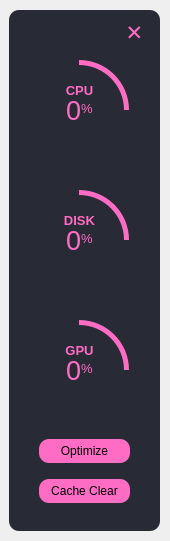
<?xml version="1.0" encoding="UTF-8"?>
<ui version="4.0">
 <class>MainWindow</class>
 <widget class="QMainWindow" name="MainWindow">
  <property name="geometry">
   <rect>
    <x>0</x>
    <y>0</y>
    <width>170</width>
    <height>541</height>
   </rect>
  </property>
  <property name="windowTitle">
   <string>MainWindow</string>
  </property>
  <widget class="QWidget" name="centralwidget">
   <widget class="QFrame" name="gui">
    <property name="geometry">
     <rect>
      <x>9</x>
      <y>10</y>
      <width>151</width>
      <height>521</height>
     </rect>
    </property>
    <property name="styleSheet">
     <string notr="true">QFrame{
background-color : #282A36;
border-radius : 10px;
}</string>
    </property>
    <property name="frameShape">
     <enum>QFrame::NoFrame</enum>
    </property>
    <property name="frameShadow">
     <enum>QFrame::Plain</enum>
    </property>
    <widget class="QFrame" name="CircularProgressBar_CPU">
     <property name="geometry">
      <rect>
       <x>10</x>
       <y>40</y>
       <width>120</width>
       <height>120</height>
      </rect>
     </property>
     <property name="frameShape">
      <enum>QFrame::NoFrame</enum>
     </property>
     <property name="frameShadow">
      <enum>QFrame::Raised</enum>
     </property>
     <widget class="QFrame" name="CircularProgress_CPU">
      <property name="geometry">
       <rect>
        <x>10</x>
        <y>10</y>
        <width>100</width>
        <height>100</height>
       </rect>
      </property>
      <property name="styleSheet">
       <string notr="true">QFrame{
	border-radius:50px;
	background-color: qconicalgradient(cx:0.5, cy:0.5, angle:90, stop:0.749 rgba(255, 85, 141, 0), stop:0.750 rgba(255, 108, 196, 255));
}
</string>
      </property>
      <property name="frameShape">
       <enum>QFrame::NoFrame</enum>
      </property>
      <property name="frameShadow">
       <enum>QFrame::Raised</enum>
      </property>
     </widget>
     <widget class="QFrame" name="container_CPU">
      <property name="geometry">
       <rect>
        <x>15</x>
        <y>15</y>
        <width>90</width>
        <height>90</height>
       </rect>
      </property>
      <property name="autoFillBackground">
       <bool>false</bool>
      </property>
      <property name="styleSheet">
       <string notr="true">QFrame{
	border-radius: 45px;
	background-color: rgb(40, 42, 54);
}</string>
      </property>
      <property name="frameShape">
       <enum>QFrame::NoFrame</enum>
      </property>
      <property name="frameShadow">
       <enum>QFrame::Raised</enum>
      </property>
      <widget class="QLabel" name="heading_CPU">
       <property name="geometry">
        <rect>
         <x>0</x>
         <y>10</y>
         <width>91</width>
         <height>31</height>
        </rect>
       </property>
       <property name="font">
        <font>
         <pointsize>10</pointsize>
        </font>
       </property>
       <property name="styleSheet">
        <string notr="true">color:rgb(255, 108, 196);
background-color: none;</string>
       </property>
       <property name="text">
        <string>&lt;html&gt;&lt;head/&gt;&lt;body&gt;&lt;p align=&quot;center&quot;&gt;&lt;span style=&quot; font-weight:700;&quot;&gt;CPU&lt;/span&gt;&lt;/p&gt;&lt;/body&gt;&lt;/html&gt;</string>
       </property>
      </widget>
      <widget class="QLabel" name="progress_CPU">
       <property name="geometry">
        <rect>
         <x>0</x>
         <y>30</y>
         <width>91</width>
         <height>31</height>
        </rect>
       </property>
       <property name="font">
        <font>
         <pointsize>48</pointsize>
         <bold>false</bold>
        </font>
       </property>
       <property name="styleSheet">
        <string notr="true">background-color: none; color:rgb(255, 108, 196);</string>
       </property>
       <property name="text">
        <string>&lt;!DOCTYPE HTML PUBLIC &quot;-//W3C//DTD HTML 4.0//EN&quot; &quot;http://www.w3.org/TR/REC-html40/strict.dtd&quot;&gt;
&lt;html&gt;&lt;head&gt;&lt;meta name=&quot;qrichtext&quot; content=&quot;1&quot; /&gt;&lt;meta charset=&quot;utf-8&quot; /&gt;&lt;style type=&quot;text/css&quot;&gt;
p, li { white-space: pre-wrap; }
hr { height: 1px; border-width: 0; }
li.unchecked::marker { content: &quot;\2610&quot;; }
li.checked::marker { content: &quot;\2612&quot;; }
&lt;/style&gt;&lt;/head&gt;&lt;body style=&quot; font-family:'Segoe UI'; font-size:48pt; font-weight:400; font-style:normal;&quot;&gt;
&lt;p align=&quot;center&quot; style=&quot; margin-top:0px; margin-bottom:0px; margin-left:0px; margin-right:0px; -qt-block-indent:0; text-indent:0px;&quot;&gt;&lt;span style=&quot; font-size:20pt;&quot;&gt;0&lt;/span&gt;&lt;span style=&quot; font-size:16pt; vertical-align:super;&quot;&gt;%&lt;/span&gt;&lt;/p&gt;&lt;/body&gt;&lt;/html&gt;</string>
       </property>
       <property name="alignment">
        <set>Qt::AlignLeading|Qt::AlignLeft|Qt::AlignTop</set>
       </property>
      </widget>
     </widget>
    </widget>
    <widget class="QFrame" name="CircularProgressBar_DISK">
     <property name="geometry">
      <rect>
       <x>10</x>
       <y>170</y>
       <width>120</width>
       <height>120</height>
      </rect>
     </property>
     <property name="frameShape">
      <enum>QFrame::NoFrame</enum>
     </property>
     <property name="frameShadow">
      <enum>QFrame::Raised</enum>
     </property>
     <widget class="QFrame" name="CircularProgress_DISK">
      <property name="geometry">
       <rect>
        <x>10</x>
        <y>10</y>
        <width>100</width>
        <height>100</height>
       </rect>
      </property>
      <property name="styleSheet">
       <string notr="true">QFrame{
	border-radius:50px;
	background-color: qconicalgradient(cx:0.5, cy:0.5, angle:90, stop:0.749 rgba(255, 85, 141, 0), stop:0.750 rgba(255, 108, 196, 255));
}
</string>
      </property>
      <property name="frameShape">
       <enum>QFrame::NoFrame</enum>
      </property>
      <property name="frameShadow">
       <enum>QFrame::Raised</enum>
      </property>
     </widget>
     <widget class="QFrame" name="container_DISK">
      <property name="geometry">
       <rect>
        <x>15</x>
        <y>15</y>
        <width>90</width>
        <height>90</height>
       </rect>
      </property>
      <property name="autoFillBackground">
       <bool>false</bool>
      </property>
      <property name="styleSheet">
       <string notr="true">QFrame{
	border-radius: 45px;
	background-color: rgb(40, 42, 54);
}</string>
      </property>
      <property name="frameShape">
       <enum>QFrame::NoFrame</enum>
      </property>
      <property name="frameShadow">
       <enum>QFrame::Raised</enum>
      </property>
      <widget class="QLabel" name="heading_DISK">
       <property name="geometry">
        <rect>
         <x>0</x>
         <y>10</y>
         <width>91</width>
         <height>31</height>
        </rect>
       </property>
       <property name="font">
        <font>
         <pointsize>10</pointsize>
        </font>
       </property>
       <property name="styleSheet">
        <string notr="true">color:rgb(255, 108, 196);
background-color: none;</string>
       </property>
       <property name="text">
        <string>&lt;html&gt;&lt;head/&gt;&lt;body&gt;&lt;p align=&quot;center&quot;&gt;&lt;span style=&quot; font-weight:700;&quot;&gt;DISK&lt;/span&gt;&lt;/p&gt;&lt;/body&gt;&lt;/html&gt;</string>
       </property>
      </widget>
      <widget class="QLabel" name="progress_DISK">
       <property name="geometry">
        <rect>
         <x>0</x>
         <y>30</y>
         <width>91</width>
         <height>31</height>
        </rect>
       </property>
       <property name="font">
        <font>
         <pointsize>48</pointsize>
         <bold>false</bold>
        </font>
       </property>
       <property name="styleSheet">
        <string notr="true">background-color: none; color:rgb(255, 108, 196);</string>
       </property>
       <property name="text">
        <string>&lt;!DOCTYPE HTML PUBLIC &quot;-//W3C//DTD HTML 4.0//EN&quot; &quot;http://www.w3.org/TR/REC-html40/strict.dtd&quot;&gt;
&lt;html&gt;&lt;head&gt;&lt;meta name=&quot;qrichtext&quot; content=&quot;1&quot; /&gt;&lt;meta charset=&quot;utf-8&quot; /&gt;&lt;style type=&quot;text/css&quot;&gt;
p, li { white-space: pre-wrap; }
hr { height: 1px; border-width: 0; }
li.unchecked::marker { content: &quot;\2610&quot;; }
li.checked::marker { content: &quot;\2612&quot;; }
&lt;/style&gt;&lt;/head&gt;&lt;body style=&quot; font-family:'Segoe UI'; font-size:48pt; font-weight:400; font-style:normal;&quot;&gt;
&lt;p align=&quot;center&quot; style=&quot; margin-top:0px; margin-bottom:0px; margin-left:0px; margin-right:0px; -qt-block-indent:0; text-indent:0px;&quot;&gt;&lt;span style=&quot; font-size:20pt;&quot;&gt;0&lt;/span&gt;&lt;span style=&quot; font-size:16pt; vertical-align:super;&quot;&gt;%&lt;/span&gt;&lt;/p&gt;&lt;/body&gt;&lt;/html&gt;</string>
       </property>
       <property name="alignment">
        <set>Qt::AlignLeading|Qt::AlignLeft|Qt::AlignTop</set>
       </property>
      </widget>
     </widget>
    </widget>
    <widget class="QFrame" name="CircularProgressBar_GPU">
     <property name="geometry">
      <rect>
       <x>10</x>
       <y>300</y>
       <width>120</width>
       <height>120</height>
      </rect>
     </property>
     <property name="frameShape">
      <enum>QFrame::NoFrame</enum>
     </property>
     <property name="frameShadow">
      <enum>QFrame::Raised</enum>
     </property>
     <widget class="QFrame" name="CircularProgress_GPU">
      <property name="geometry">
       <rect>
        <x>10</x>
        <y>10</y>
        <width>100</width>
        <height>100</height>
       </rect>
      </property>
      <property name="styleSheet">
       <string notr="true">QFrame{
	border-radius:50px;
	background-color: qconicalgradient(cx:0.5, cy:0.5, angle:90, stop:0.749 rgba(255, 85, 141, 0), stop:0.750 rgba(255, 108, 196, 255));
}
</string>
      </property>
      <property name="frameShape">
       <enum>QFrame::NoFrame</enum>
      </property>
      <property name="frameShadow">
       <enum>QFrame::Raised</enum>
      </property>
     </widget>
     <widget class="QFrame" name="container_GPU">
      <property name="geometry">
       <rect>
        <x>15</x>
        <y>15</y>
        <width>90</width>
        <height>90</height>
       </rect>
      </property>
      <property name="autoFillBackground">
       <bool>false</bool>
      </property>
      <property name="styleSheet">
       <string notr="true">QFrame{
	border-radius: 45px;
	background-color: rgb(40, 42, 54);
}</string>
      </property>
      <property name="frameShape">
       <enum>QFrame::NoFrame</enum>
      </property>
      <property name="frameShadow">
       <enum>QFrame::Raised</enum>
      </property>
      <widget class="QLabel" name="heading_GPU">
       <property name="geometry">
        <rect>
         <x>0</x>
         <y>10</y>
         <width>91</width>
         <height>31</height>
        </rect>
       </property>
       <property name="font">
        <font>
         <pointsize>10</pointsize>
        </font>
       </property>
       <property name="styleSheet">
        <string notr="true">color:rgb(255, 108, 196);
background-color: none;</string>
       </property>
       <property name="text">
        <string>&lt;html&gt;&lt;head/&gt;&lt;body&gt;&lt;p align=&quot;center&quot;&gt;&lt;span style=&quot; font-weight:700;&quot;&gt;GPU&lt;/span&gt;&lt;/p&gt;&lt;/body&gt;&lt;/html&gt;</string>
       </property>
      </widget>
      <widget class="QLabel" name="progress_GPU">
       <property name="geometry">
        <rect>
         <x>0</x>
         <y>30</y>
         <width>91</width>
         <height>31</height>
        </rect>
       </property>
       <property name="font">
        <font>
         <pointsize>48</pointsize>
         <bold>false</bold>
        </font>
       </property>
       <property name="styleSheet">
        <string notr="true">background-color: none; color:rgb(255, 108, 196);</string>
       </property>
       <property name="text">
        <string>&lt;!DOCTYPE HTML PUBLIC &quot;-//W3C//DTD HTML 4.0//EN&quot; &quot;http://www.w3.org/TR/REC-html40/strict.dtd&quot;&gt;
&lt;html&gt;&lt;head&gt;&lt;meta name=&quot;qrichtext&quot; content=&quot;1&quot; /&gt;&lt;meta charset=&quot;utf-8&quot; /&gt;&lt;style type=&quot;text/css&quot;&gt;
p, li { white-space: pre-wrap; }
hr { height: 1px; border-width: 0; }
li.unchecked::marker { content: &quot;\2610&quot;; }
li.checked::marker { content: &quot;\2612&quot;; }
&lt;/style&gt;&lt;/head&gt;&lt;body style=&quot; font-family:'Segoe UI'; font-size:48pt; font-weight:400; font-style:normal;&quot;&gt;
&lt;p align=&quot;center&quot; style=&quot; margin-top:0px; margin-bottom:0px; margin-left:0px; margin-right:0px; -qt-block-indent:0; text-indent:0px;&quot;&gt;&lt;span style=&quot; font-size:20pt;&quot;&gt;0&lt;/span&gt;&lt;span style=&quot; font-size:16pt; vertical-align:super;&quot;&gt;%&lt;/span&gt;&lt;/p&gt;&lt;/body&gt;&lt;/html&gt;</string>
       </property>
       <property name="alignment">
        <set>Qt::AlignLeading|Qt::AlignLeft|Qt::AlignTop</set>
       </property>
      </widget>
     </widget>
    </widget>
    <widget class="QFrame" name="Buttons">
     <property name="geometry">
      <rect>
       <x>20</x>
       <y>419</y>
       <width>111</width>
       <height>91</height>
      </rect>
     </property>
     <property name="frameShape">
      <enum>QFrame::NoFrame</enum>
     </property>
     <property name="frameShadow">
      <enum>QFrame::Raised</enum>
     </property>
     <widget class="QPushButton" name="Optimize_Btn">
      <property name="geometry">
       <rect>
        <x>10</x>
        <y>10</y>
        <width>91</width>
        <height>24</height>
       </rect>
      </property>
      <property name="styleSheet">
       <string notr="true">QPushButton{
	border-radius : 10px;
	background-color: rgb(255, 108, 196);
}</string>
      </property>
      <property name="text">
       <string>Optimize</string>
      </property>
     </widget>
     <widget class="QPushButton" name="Cache_Btn">
      <property name="geometry">
       <rect>
        <x>10</x>
        <y>50</y>
        <width>91</width>
        <height>24</height>
       </rect>
      </property>
      <property name="styleSheet">
       <string notr="true">QPushButton{
	border-radius : 10px;
	background-color: rgb(255, 108, 196);
}</string>
      </property>
      <property name="text">
       <string>Cache Clear</string>
      </property>
     </widget>
    </widget>
    <widget class="QPushButton" name="Close">
     <property name="geometry">
      <rect>
       <x>110</x>
       <y>10</y>
       <width>31</width>
       <height>24</height>
      </rect>
     </property>
     <property name="font">
      <font>
       <pointsize>16</pointsize>
      </font>
     </property>
     <property name="styleSheet">
      <string notr="true">QPushButton{
	border-radius : 10px;
	background-color: none;
	color: rgb(255, 108, 196);
}</string>
     </property>
     <property name="text">
      <string>✕</string>
     </property>
    </widget>
   </widget>
  </widget>
 </widget>
 <resources/>
 <connections/>
</ui>
